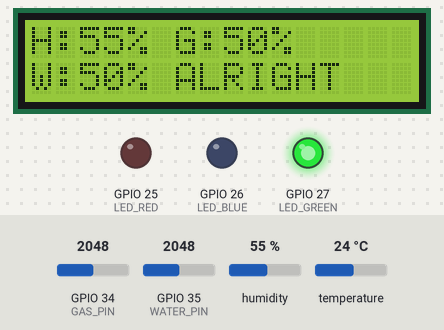
The sketch below on a simulated ESP32. Shown: 16×2 character LCD, output pins drawn as LEDs (lit = HIGH). Inputs (shaded band) come from the test bench; at power-on: humidity 55 %, GPIO 34 (GAS_PIN) = 2048, GPIO 35 (WATER_PIN) = 2048, temperature 24 °C (analog values on the 0–4095 scale). Storage starts empty; what the sketch prints to the serial monitor is not drawn.

Above: at 10.6 s.
10.7 s: humidity set to 68 %
At 21.2 s:
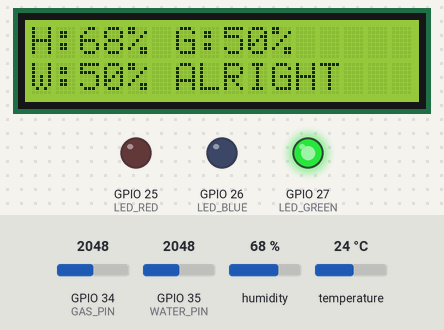
21.5 s: humidity set to 71 %
At 31.2 s:
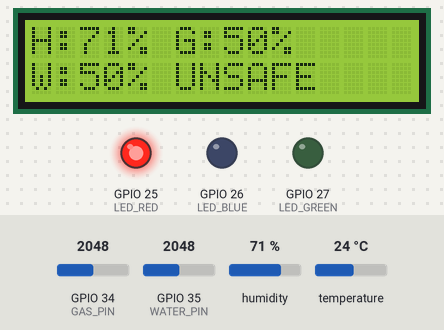
31.5 s: GPIO 34 (GAS_PIN) set to 2866
At 41.2 s:
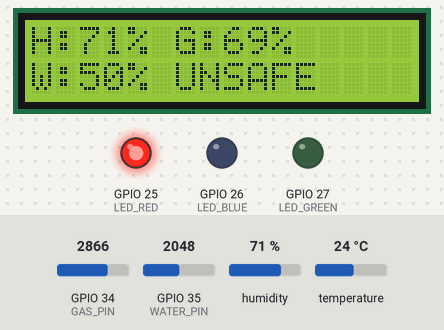
41.5 s: GPIO 35 (WATER_PIN) set to 2866
At 51.2 s:
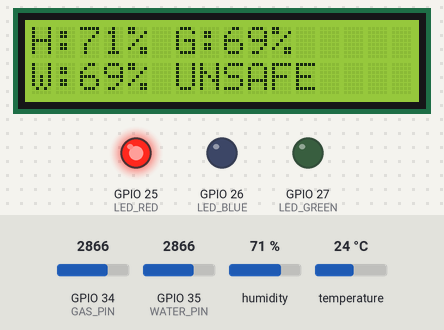
51.5 s: GPIO 34 (GAS_PIN) set to 1704
At 61.2 s:
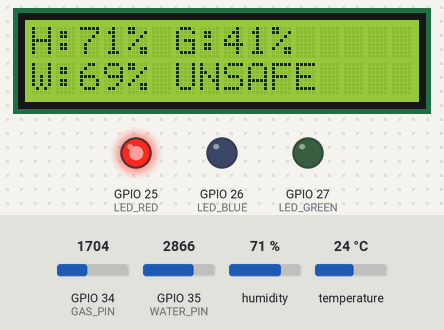
61.5 s: GPIO 34 (GAS_PIN) set to 1568
At 71.4 s:
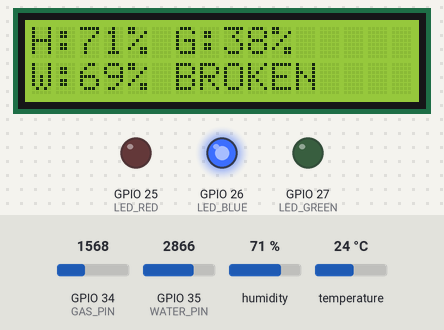
Timing chart, 0 to 72.5 s (numbered marks = the images above; inputs shaded):
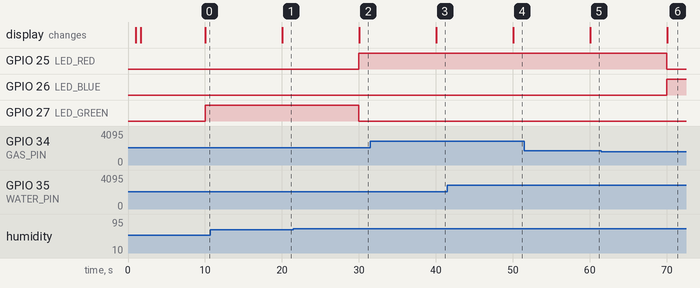

Measured:
- the behaviour switches between 69 and 70 % on humidity (found by bisection; images 1 and 2)
- the behaviour switches between 1638 and 1637 on GPIO 34 (GAS_PIN) (found by bisection; images 5 and 6)
- after the input at 10.7 s, the display: changes after 9.3 s (image 1)
- after the input at 21.5 s, GPIO 25 (LED_RED): LOW → HIGH after 8.5 s; GPIO 27 (LED_GREEN): HIGH → LOW after 8.5 s; the display: changes after 8.5 s (image 2)
- after the input at 31.5 s, the display: changes after 8.5 s (image 3)
- after the input at 41.5 s, the display: changes after 8.5 s (image 4)
- after the input at 51.5 s, the display: changes after 8.5 s (image 5)
- after the input at 61.5 s, GPIO 25 (LED_RED): HIGH → LOW after 8.5 s; GPIO 26 (LED_BLUE): LOW → HIGH after 8.5 s; the display: changes after 8.5 s (image 6)

The sketch:

toilet_sensor1.ino
```cpp
#include "soc/soc.h"                 // Access to low-level ESP32 system registers
#include "soc/rtc_cntl_reg.h"        // Used here to disable brownout detection
#include <WiFi.h>                    // WiFi stack (ESP32 runs as an AP)
#include <WebServer.h>               // Lightweight HTTP server
#include <FS.h>                      // Filesystem base class
#include <LittleFS.h>                // Flash-based filesystem
#include "DHT.h"                     // DHT22 temperature/humidity sensor
#include <LiquidCrystal_I2C.h>       // I2C LCD driver
#include <Wire.h>                    // I2C bus

// LCD configuration (I2C backpack)
#define LCD_address 0x27
#define LCD_columns 16
#define LCD_rows 2

// Sensor pins
#define WATER_PIN    35
#define GAS_PIN      34
#define DHTPIN        4
#define DHTTYPE DHT22

// Status LEDs
#define LED_GREEN  27   // System OK
#define LED_BLUE   26   // Mechanical / water fault
#define LED_RED    25   // Unsafe conditions

// Sampling interval (milliseconds)
#define READ_INTERVAL_MS (10UL * 1000UL)

// Thresholds (%)
#define HUMIDITY_HIGH 70
#define WATER_HIGH    60
#define GAS_HIGH      40


// LCD over I2C
LiquidCrystal_I2C lcd(LCD_address, LCD_columns, LCD_rows);

// DHT22 sensor instance
DHT dht(DHTPIN, DHTTYPE);

// HTTP server on port 80
WebServer server(80);


// Timestamp of last sensor read
unsigned long lastRead = 0;


// ESP32 runs as an access point
const char* ssid = "ESP32_Logger";
const char* password = "12345678";


// Decide overall system state based on thresholds
String evaluateStatus(float humidity, float water, float gas) {
  // Gas + humidity together indicate unsafe environment
  if (gas >= GAS_HIGH && humidity >= HUMIDITY_HIGH) {
    return "UNSAFE";
  }

  // High water level indicates physical failure
  if (water >= WATER_HIGH) {
    return "BROKEN";
  }

  // Otherwise everything is within limits
  return "ALRIGHT";
}


// Append one row of data to CSV file in flash
void logData(float h, float w, float g, const String& status) {
  File file = LittleFS.open("/data.csv", FILE_APPEND);
  if (!file) return;  // Fail silently if filesystem is unavailable

  file.print(millis());   // Timestamp since boot
  file.print(",");
  file.print((int)h);
  file.print(",");
  file.print((int)w);
  file.print(",");
  file.print((int)g);
  file.print(",");
  file.println(status);

  file.close();
}


// Root endpoint: basic info
void handleRoot() {
  server.send(
    200,
    "text/plain",
    "ESP32 Logger\nDownload data at: /download\n"
  );
}

// CSV download endpoint
void handleDownload() {
  if (!LittleFS.exists("/data.csv")) {
    server.send(404, "text/plain", "No data");
    return;
  }

  File file = LittleFS.open("/data.csv", "r");

  // Force browser to download instead of display
  server.sendHeader(
    "Content-Disposition",
    "attachment; filename=sensor_data.csv"
  );
  server.streamFile(file, "text/csv");
  file.close();

  // Clear log after download
  LittleFS.remove("/data.csv");

  // Recreate file with header row
  File newFile = LittleFS.open("/data.csv", FILE_WRITE);
  newFile.println("timestamp_ms,humidity_pct,water_pct,gas_pct,status");
  newFile.close();
}

// Update LEDs based on current system state
void updateLEDs(const String& status) {
  // Reset all LEDs first
  digitalWrite(LED_GREEN, LOW);
  digitalWrite(LED_BLUE, LOW);
  digitalWrite(LED_RED, LOW);

  // Enable only the active state LED
  if (status == "ALRIGHT") {
    digitalWrite(LED_GREEN, HIGH);
  }
  else if (status == "BROKEN") {
    digitalWrite(LED_BLUE, HIGH);
  }
  else if (status == "UNSAFE") {
    digitalWrite(LED_RED, HIGH);
  }
}

void setup() {
  delay(1000);  // Give power rails time to stabilize

  Serial.begin(115200);

  // Disable brownout detector (prevents resets with noisy supplies)
  WRITE_PERI_REG(RTC_CNTL_BROWN_OUT_REG, 0);

  // ESP32 ADC resolution (0–4095)
  analogReadResolution(12);

  // Initialize sensors and display
  dht.begin();
  lcd.init();
  delay(500);   // LCD needs a moment after init
  lcd.backlight();

  // Configure LED pins
  pinMode(LED_GREEN, OUTPUT);
  pinMode(LED_BLUE, OUTPUT);
  pinMode(LED_RED, OUTPUT);

  digitalWrite(LED_GREEN, LOW);
  digitalWrite(LED_BLUE, LOW);
  digitalWrite(LED_RED, LOW);

  // Mount flash filesystem
  if (!LittleFS.begin(true)) {
    while (true) delay(1000);  // Halt if filesystem fails
  }

  // Create CSV file with header if empty
  File file = LittleFS.open("/data.csv", FILE_APPEND);
  if (file.size() == 0) {
    file.println("timestamp_ms,humidity_pct,water_pct,gas_pct,status");
  }
  file.close();

  // Start ESP32 as WiFi access point
  WiFi.mode(WIFI_AP);
  WiFi.softAP(ssid, password);
  WiFi.softAPConfig(
    IPAddress(192,168,4,1),
    IPAddress(192,168,4,1),
    IPAddress(255,255,255,0)
  );

  // Register HTTP routes
  server.on("/", handleRoot);
  server.on("/download", HTTP_GET, handleDownload);
  server.begin();

  // Startup messages
  Serial.println("ESP32 Logger Ready");
  Serial.println("Connect to WiFi: ESP32_Logger");
  Serial.println("Open: http://192.168.4.1/download");

  // LCD splash screen
  lcd.clear();
  lcd.setCursor(0,0);
  lcd.print("Offline Data Logger");
  lcd.setCursor(0,1);
  lcd.print("by SanoCheck");
}

void loop() {
  // Handle incoming HTTP requests
  server.handleClient();

  // Enforce sampling interval
  unsigned long now = millis();
  if (now - lastRead < READ_INTERVAL_MS) return;
  lastRead = now;

  // Read humidity (ignore cycle if sensor glitches)
  float humidity = dht.readHumidity();
  if (isnan(humidity)) return;

  // Read raw ADC values
  float water = analogRead(WATER_PIN);
  float gas   = analogRead(GAS_PIN);

  // Convert ADC readings to percentages
  water = (water / 4095) * 100.0;
  gas   = (gas   / 4095) * 100.0;

  // Determine system state
  String status = evaluateStatus(humidity, water, gas);

  // Update indicators and log data
  updateLEDs(status);
  logData(humidity, water, gas, status);

  // Debug output over serial
  Serial.print("H:");
  Serial.print((int)humidity);
  Serial.print(" W:");
  Serial.print((int)water);
  Serial.print(" G:");
  Serial.print((int)gas);
  Serial.print(" -> ");
  Serial.println(status);

  // Update LCD display
  lcd.clear();

  // Line 0: humidity and gas
  lcd.setCursor(0, 0);
  lcd.print("H:");
  lcd.print((int)humidity);
  lcd.print("% G:");
  lcd.print((int)gas);
  lcd.print("%");

  // Line 1: water level and status
  lcd.setCursor(0, 1);
  lcd.print("W:");
  lcd.print((int)water);
  lcd.print("% ");
  lcd.print(status);
}
```
